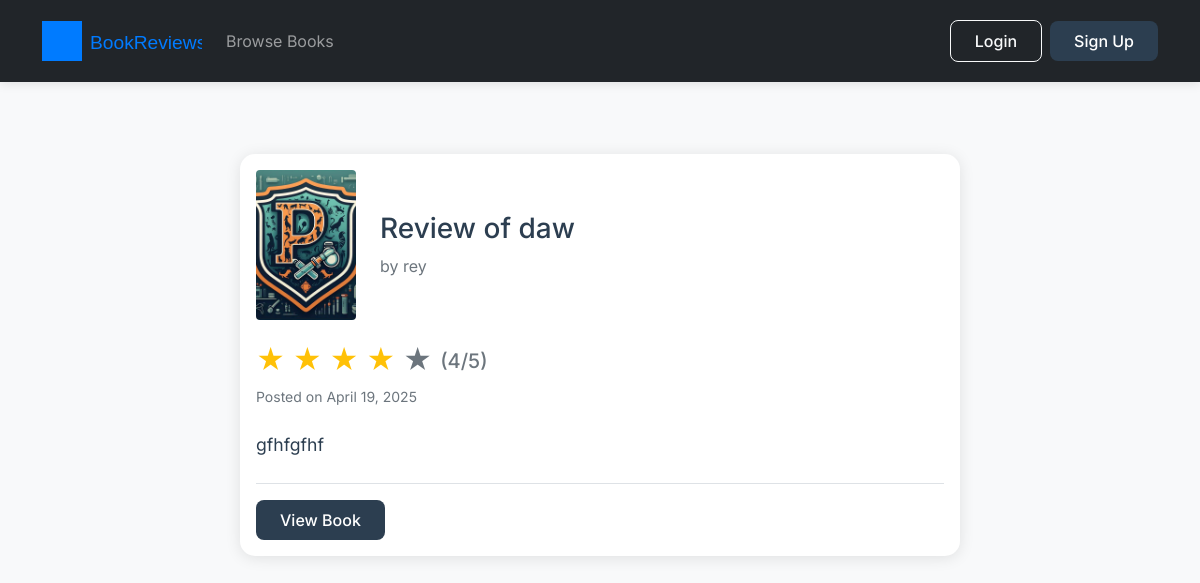
/review/2/, run on an earlier commit of the app's database.
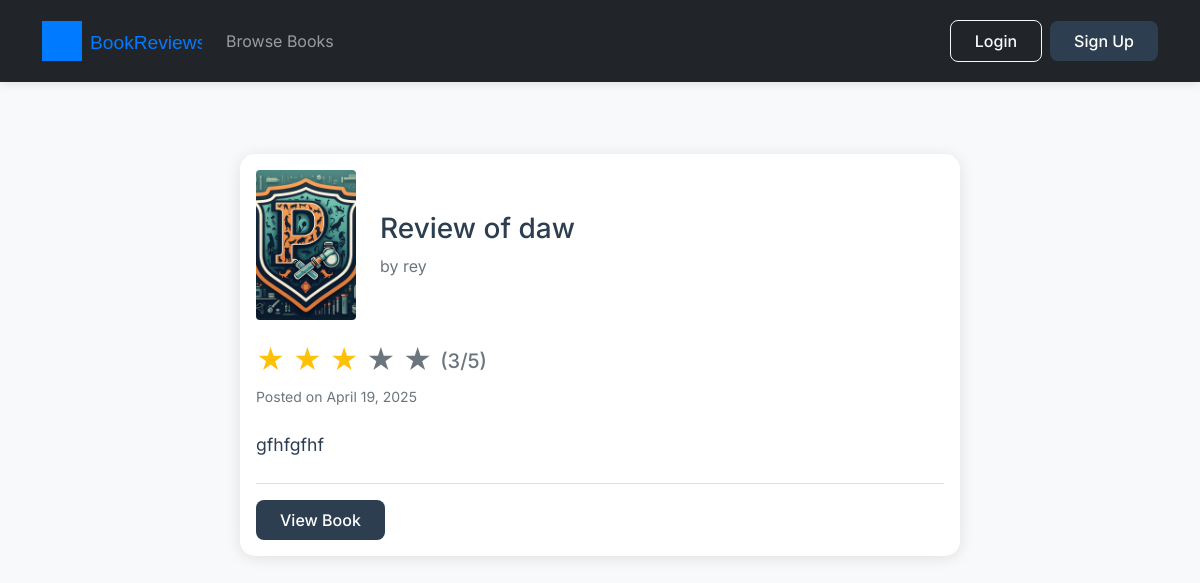
And on a later commit of the database.
### reviews/models.py (models this page shows, shortened)
class Review(models.Model):
    book = models.ForeignKey(Book, on_delete=models.CASCADE)
    user = models.ForeignKey(User, on_delete=models.CASCADE)
    rating = models.IntegerField(
        validators=[MinValueValidator(1), MaxValueValidator(5)]
    )
    text = models.TextField()
    created_at = models.DateTimeField(auto_now_add=True)
    class Meta:
        unique_together = ('book', 'user')  # One review per user per book

class Book(models.Model):
    title = models.CharField(max_length=200)
    author = models.CharField(max_length=200)
    published_date = models.DateField()
    cover_image = models.ImageField(upload_to='book_covers/', blank=True, null=True)
    description = models.TextField(blank=True)
    genres = models.ManyToManyField(Genre, related_name='books')
    language = models.CharField(max_length=50, default='English')
    pages = models.PositiveIntegerField(null=True, blank=True)
    def get_absolute_url(self):
        return reverse('book-detail', kwargs={'pk': self.pk})

### reviews/views.py (the view)
# urls.py: path('review/<int:pk>/', ReviewDetailView.as_view(), name='review-detail'),
class ReviewDetailView(DetailView):
    model = Review
    template_name = 'reviews/review_detail.html'
    def get_context_data(self, **kwargs):
        context = super().get_context_data(**kwargs)
        context['book'] = self.object.book
        return context

### reviews/templates/reviews/review_detail.html (shortened to what this page needs)
{% extends 'reviews/base.html' %}
{% load static %}
{% block extra_css %}
<link rel="stylesheet" href="{% static 'reviews/css/review.css' %}">
{% endblock %}
{% block content %}
<div class="container py-5">
    <div class="row">
        <div class="col-lg-8 mx-auto">
            <div class="card">
                <div class="card-body">
                    <div class="d-flex align-items-center mb-4">
                        {% if review.book.cover_image %}
                            <img src="{{ review.book.cover_image.url }}"
                                 alt="{{ review.book.title }} cover"
                                 class="rounded me-4"
                                 style="width: 100px; height: 150px; object-fit: cover;">
                        {% endif %}
                        <div>
                            <h1 class="h3 mb-2">Review of {{ review.book.title }}</h1>
                            <p class="text-muted mb-0">by {{ review.user.username }}</p>
                        </div>
                    </div>
                    <div class="rating-section mb-4">
                        <div class="d-flex align-items-center">
                            <div class="stars h3 text-warning">
                                {% for _ in "12345" %}
                                    {% if forloop.counter <= review.rating %}
                                        <span>★</span>
                                    {% else %}
                                        <span class="text-muted">★</span>
                                    {% endif %}
                                {% endfor %}
                            </div>
                            <span class="ms-2 h5 text-muted">({{ review.rating }}/5)</span>
                        </div>
                        <p class="text-muted small">
                            Posted on {{ review.created_at|date:"F j, Y" }}
                        </p>
                    </div>
                    <div class="review-content">
                        {{ review.text|linebreaks }}
                    </div>
                    <div class="mt-4 pt-3 border-top">
                        <a href="{{ review.book.get_absolute_url }}" class="btn btn-primary">
                            View Book
                        </a>
                    </div>
                </div>
            </div>
        </div>
    </div>
</div>
{% endblock %}

What changed in the data, as far as the page shows it:
changed Review "gfhfgfhf": rating "4" → "3"
